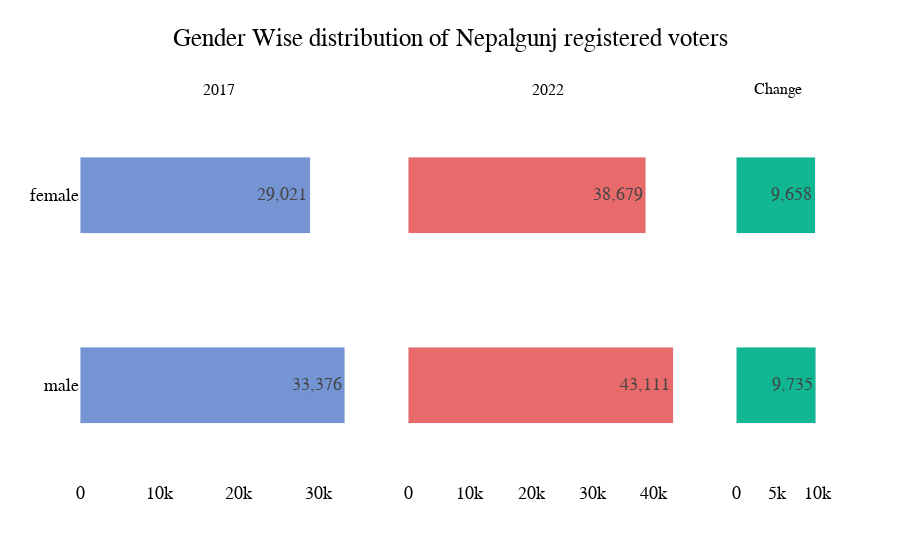

The notebook cell saved with this chart:
### Code cell
fig = make_subplots(rows=1, cols=3, shared_yaxes=True,column_widths=[1, 1, 0.3],
                    subplot_titles=('2017','2022','Change'))

fig.add_trace(go.Bar( y = df2['gender'],
                    x= df2['2017'],
                    text = df2["2017"],
                    width=[0.4, 0.4],
                    #textfont = "#7494d4ff",
#                     color="#7494d4ff",
                     
                    #height = 300,
                    hovertemplate=' %{x} ',
                     marker=dict(color='rgba(116, 148, 212, 1)'),
                     
                     
                    orientation = 'h'), row = 1, col=1)

fig.add_trace(go.Bar(y = df2['gender'],
                     x = df2['2022'],
                     width=[0.4, 0.4], 
                    text = df2["2022"],
                     marker=dict(color='rgba(232, 106, 106, 1)'),
                     #width = [2,2],
                     
                     orientation = 'h'), row = 1 , col = 2)

fig.add_trace(go.Bar(x = df2['diff'],
                     y = df2['gender'],
                    text = df2["diff"],
                     width=[0.4, 0.4], 
                     marker=dict(color='rgba(17, 182, 147, 1)'),
                     #width = [2,2],
                     
                     
                     orientation = 'h'), row = 1 , col = 3)

fig.update_yaxes(tickangle=0,
                 tickmode = 'array',
#                  tickvals = df['Years'],
                 showgrid=False,
#                  ticktext= [year for year in df['Years']]
                )
fig.update_xaxes(
    showticklabels=True,
    showgrid = True
                )
fig.update(layout_showlegend=False)
fig.update_layout(
    title={
        'text': "Gender Wise distribution of Nepalgunj registered voters",
         'y':0.95,
        'x':0.5,
        'xanchor': 'center',
        'yanchor': 'top'
        },
    font=dict(
        family="verdana",
        size=18,
        color ='Black'
    ),
    paper_bgcolor='rgba(255,255,255,255)',
    plot_bgcolor='rgba(255,255,255,255)',
    barmode='stack')



fig.update_traces(texttemplate='%{text:,}')
fig.show()
# fig.write_image("Gender Wise distribution.svg")
# fig.update_xaxes(range=[0,])

# fig.update_yaxes(showgrid=True)
# fig.update_yaxes(linecolor=)


# # fig.update_traces(hovertemplate=' %{x}% change')

### Figure 1 — Plotly figure (JSON) as saved in the notebook; plotly's stock layout.template omitted (floating-point values rounded to 4 significant figures)
{"data": [{"hovertemplate": " %{x} ", "marker": {"color": "rgba(116, 148, 212, 1)"}, "orientation": "h", "text": [33376, 29021], "texttemplate": "%{text:,}", "type": "bar", "width": [0.4, 0.4], "x": [33376, 29021], "xaxis": "x", "y": ["male", "female"], "yaxis": "y"}, {"marker": {"color": "rgba(232, 106, 106, 1)"}, "orientation": "h", "text": [43111, 38679], "texttemplate": "%{text:,}", "type": "bar", "width": [0.4, 0.4], "x": [43111, 38679], "xaxis": "x2", "y": ["male", "female"], "yaxis": "y2"}, {"marker": {"color": "rgba(17, 182, 147, 1)"}, "orientation": "h", "text": [9735, 9658], "texttemplate": "%{text:,}", "type": "bar", "width": [0.4, 0.4], "x": [9735, 9658], "xaxis": "x3", "y": ["male", "female"], "yaxis": "y3"}], "layout": {"annotations": [{"font": {"size": 16}, "showarrow": false, "text": "2017", "x": 0.1884, "xanchor": "center", "xref": "paper", "y": 1, "yanchor": "bottom", "yref": "paper"}, {"font": {"size": 16}, "showarrow": false, "text": "2022", "x": 0.6319, "xanchor": "center", "xref": "paper", "y": 1, "yanchor": "bottom", "yref": "paper"}, {"font": {"size": 16}, "showarrow": false, "text": "Change", "x": 0.9435, "xanchor": "center", "xref": "paper", "y": 1, "yanchor": "bottom", "yref": "paper"}], "barmode": "stack", "font": {"color": "Black", "family": "verdana", "size": 18}, "paper_bgcolor": "rgba(255,255,255,255)", "plot_bgcolor": "rgba(255,255,255,255)", "showlegend": false, "title": {"text": "Gender Wise distribution of Nepalgunj registered voters", "x": 0.5, "xanchor": "center", "y": 0.95, "yanchor": "top"}, "xaxis": {"anchor": "y", "domain": [0, 0.3768], "showgrid": true, "showticklabels": true}, "xaxis2": {"anchor": "y2", "domain": [0.4435, 0.8203], "showgrid": true, "showticklabels": true}, "xaxis3": {"anchor": "y3", "domain": [0.887, 1], "showgrid": true, "showticklabels": true}, "yaxis": {"anchor": "x", "domain": [0, 1], "showgrid": false, "tickangle": 0, "tickmode": "array"}, "yaxis2": {"anchor": "x2", "domain": [0, 1], "matches": "y", "showgrid": false, "showticklabels": false, "tickangle": 0, "tickmode": "array"}, "yaxis3": {"anchor": "x3", "domain": [0, 1], "matches": "y", "showgrid": false, "showticklabels": false, "tickangle": 0, "tickmode": "array"}}}
